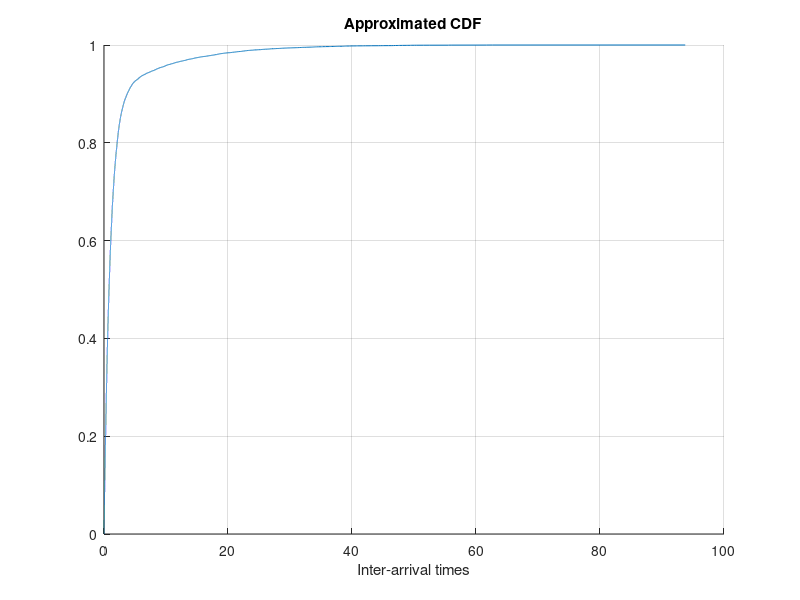

Recreate this plot in MATLAB.
clear all
dataset = csvread("Data4.txt");
Num = size(dataset,1); 

%The first five moments
moment= zeros(5);
for i=1:5
    % .^ is used to do the exponential of all element of the matrix
    moment(i)=sum(dataset.^i)/Num;
    fprintf(1,"Moment Num %g: %g \n",i,moment(i));
end 
fprintf(1,"\n")

%The second, third, fourth and fifth centered moments
centeredMoment= zeros(5);
mean = moment(1);
arg =dataset-mean;
for i=2:5
    centeredMoment(i)= sum((arg).^i)/Num;
    fprintf(1,"Centered Moment Num %g: %g \n",i,centeredMoment(i));
end
fprintf(1,"\n")

%The third and fourth standardized moments
standardizedMoment = zeros(5);
sigma = sqrt(centeredMoment(2));
arg= (dataset-moment(1))/sigma;
for i=3:5
    standardizedMoment(i)= sum((arg).^i)/Num;
    fprintf(1,"Standardized Moment Num %g: %g \n",i,standardizedMoment(i));
end
fprintf(1,"\n")

%Standard Deviation, Coefficient of Variation and Kurtosis
StandardDeviation = sigma; %sqrt (Variance = Second Center Moment)
CoefficientOfVariation = StandardDeviation/mean;
Kurtosis = standardizedMoment(4)-3;

fprintf(1,"StandardDeviation : %g \n",StandardDeviation);
fprintf(1,"CoefficientOfVariation : %g \n",CoefficientOfVariation);
fprintf(1,"Kurtosis : %g \n\n",Kurtosis);

%CDF from samples
dataset(:,2)= sort(dataset);
line(dataset(:,2),[1:Num]/Num);
grid on
title("Approximated CDF")
xlabel("Inter-arrival times")

%The 10%, 25%, 50%, 75% and 90% percentiles
percentile_index  = [0.10, 0.25, 0.50, 0.75, 0.90];
percentile = zeros(5);
for i = 1:5
    h = (Num-1)*percentile_index(i)+1;
    H=floor(h);
    if isequal(h, Num)
        percentile(i)=dataset(Num,2); %pick the ordered column
    else
        percentile(i)=dataset(H,2)+(h-H)*(dataset(H+1,2)-dataset(H,2));%pick the ordered column
    end 
    fprintf(1,"Percentile %g : %g\n",percentile_index(i)*100,percentile(i));
end
fprintf(1,"\n");

% The cross-covariance for lags m=1, m=2 and m=3
crossCovariance = zeros(3);
for m=1:3
    % .* to do a element*element moltiplication
    %in the second element m+1 is used because m is the distace between the
    %2 elements

    arg = (dataset(1:Num-m,1)-mean).*(dataset(m+1:Num,1)-mean);%pick the NON-ordered column ????
    crossCovariance(m) =sum(arg)/(Num-m);
    fprintf(1,"crossCovariance %g : %g\n",m,crossCovariance(m));
end
fprintf(1,"\n");

%The Pearson Correlation Coefficient for lags m=1, m=2, m=3
PearsonCorrelationCoefficient = crossCovariance /centeredMoment(2);
for i=1:3
    fprintf(1,"PearsonCorrelationCoefficient %g : %g\n",i,PearsonCorrelationCoefficient(i));
end 




